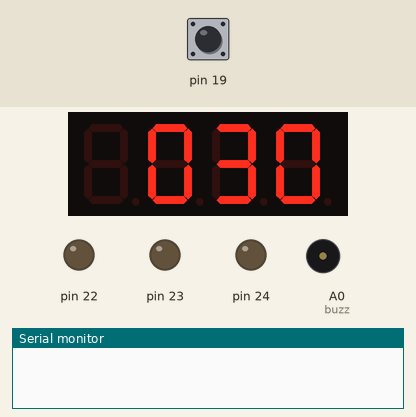
Bench run of a program on a simulated Arduino Mega 2560, built with avr-gcc and run on an emulated ATmega2560. Parts: 4-digit seven-segment display, output pins drawn as LEDs (lit = HIGH), buzzer (waves = sounding), the last lines printed to the serial monitor. The inputs (shaded band) are chosen by the test bench; at power-on: pin 19 HIGH.

Above: at 1.2 s.
1.3 s: pin 19 driven LOW
At 1.4 s:
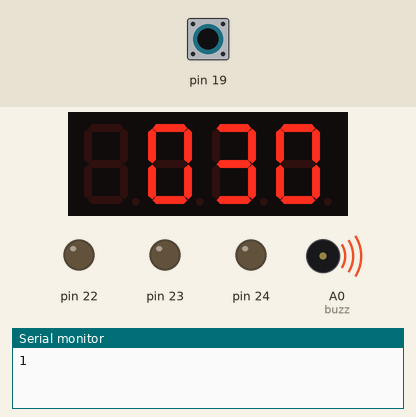
At 2.7 s:
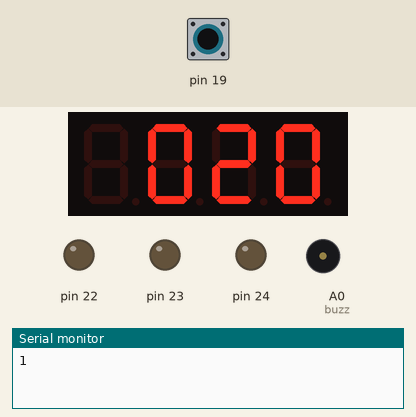
3.0 s: pin 19 pulsed HIGH 2 times (0.12 s each, 0.3 s apart)
At 4.8 s:
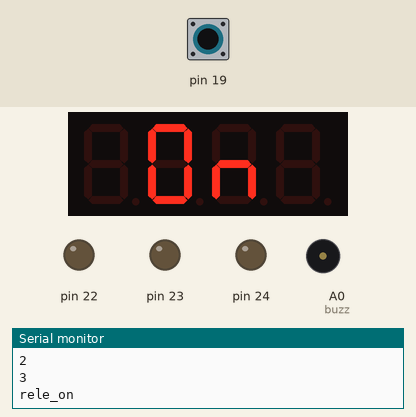
Timing chart, 0 to 6.3 s (numbered marks = the images above; inputs shaded):
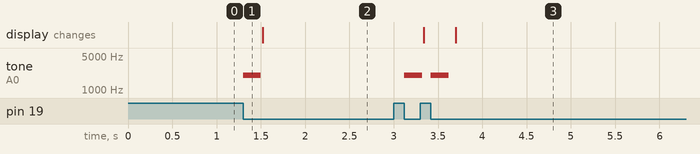

Measured:
- after the input at 1.3 s, tone on A0 (buzz): silent → 2000 Hz at once, → silent 0.20 s later
- after the input at 3.0 s, tone on A0 (buzz): alternates 2000 Hz for 0.20 s and silent for 0.10 s, 4 changes in all, then stays silent, starting after 0.12 s; the display: first changes after 0.34 s (image 3 shows a later state)

The program:

main.cpp
```cpp
#include <Arduino.h>
#include <TM1637Display.h>
////////////////////////////////////
#define CLK 40
#define DIO 37
TM1637Display display(CLK, DIO);
////// PINES
#define RELE 74
#define buzz A0
///////////////////
volatile int contador2 = 0;
int n = contador2;
// 7///////////////

const uint8_t SEG_on[] = {
    0x0,                                           //
    SEG_A | SEG_B | SEG_C | SEG_D | SEG_E | SEG_F, // O
    SEG_C | SEG_E | SEG_G,                         // n
    0x0                                            //
};
////////////////////

void rele_off()
{
  digitalWrite(74, HIGH);
}

void rele_on()
{
  digitalWrite(74, LOW);
}
void con2()
{
  contador2++;
}

void setup()
{
  Serial.begin(9600);
  pinMode(RELE, OUTPUT);
  rele_on();
  display.clear();
  display.setBrightness(0x0f);
  display.showNumberDec((30 - (n * 10)), true, 3, 1);
  attachInterrupt(4, con2, FALLING);
}

void loop()
{

  if (n != contador2)
  {

    n = contador2;
    Serial.println(n);
    tone(buzz, 2000);
    delay(200);
    noTone(buzz);
    display.clear();
    display.setBrightness(0x0f);
    display.showNumberDec((30 - (n * 10)), true, 3, 1);
    if (n >= 3)
    {
      display.clear();
      display.setBrightness(0x0f);
      display.setSegments(SEG_on);
      n = 0;
      contador2 = 0;
      rele_off();
      Serial.println("rele_on");
      delay(20000);
      rele_on();
      Serial.println("rele_off");
      display.clear();
      display.setBrightness(0x0f);
      display.showNumberDec((30 - (n * 10)), true, 3, 1);
      asm volatile(" jmp 0");
    }
  }
}
```
